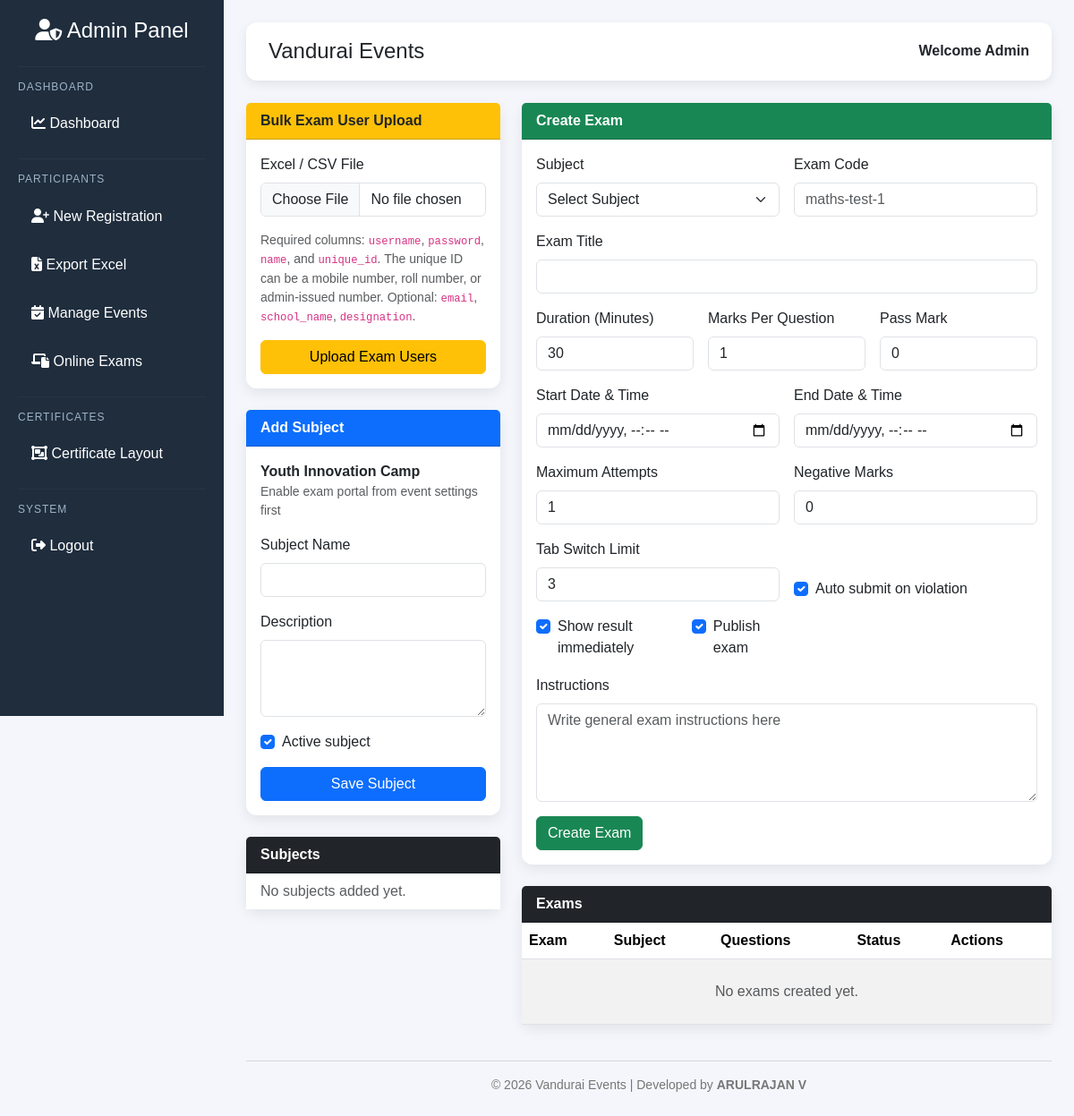
The page /admin/events/3/exams (signed in) on the database as committed earlier.
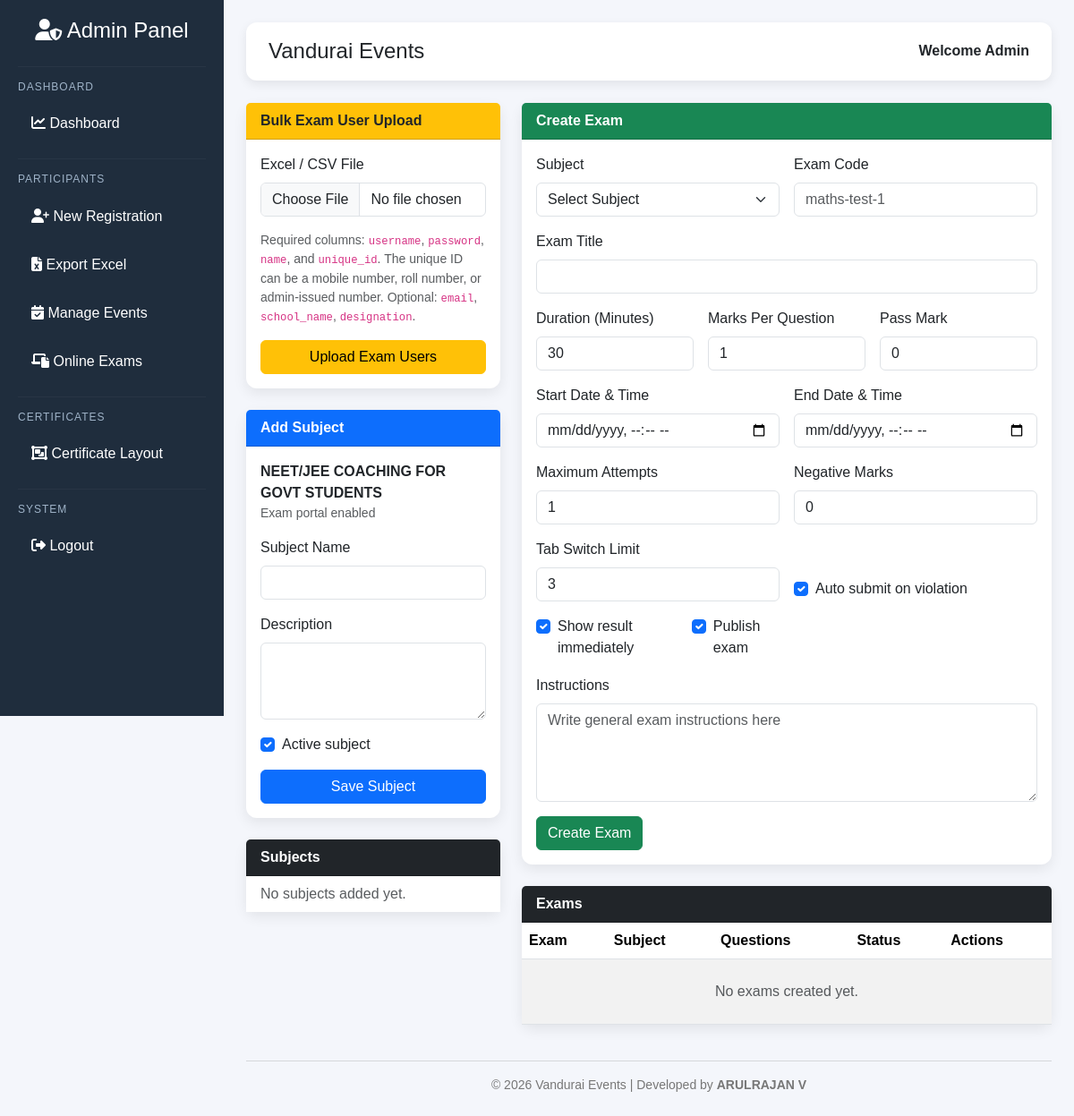
The same page on the database as committed later.
### models.py (models this page shows)
class Event(db.Model):
    __tablename__ = "events"
    id = db.Column(
        db.Integer,
        primary_key=True
    )
    name = db.Column(
        db.String(150),
        nullable=False
    )
    slug = db.Column(
        db.String(160),
        unique=True,
        nullable=False
    )
    description = db.Column(
        db.Text
    )
    registration_type = db.Column(
        db.String(30),
        default="teacher",
        nullable=False
    )
    requires_photo = db.Column(
        db.Boolean,
        default=True,
        nullable=False
    )
    collect_photo = db.Column(
        db.Boolean,
        default=True,
        nullable=False
    )
    collect_email = db.Column(
        db.Boolean,
        default=True,
        nullable=False
    )
    collect_designation = db.Column(
        db.Boolean,
        default=True,
        nullable=False
    )
    collect_subject = db.Column(
        db.Boolean,
        default=True,
        nullable=False
    )
    collect_school_name = db.Column(
        db.Boolean,
        default=True,
        nullable=False
    )
    collect_school_area = db.Column(
        db.Boolean,
        default=True,
        nullable=False
    )
    collect_block = db.Column(
        db.Boolean,
        default=True,
        nullable=False
    )
    marquee_message = db.Column(
        db.String(255)
    )
    payment_enabled = db.Column(
        db.Boolean,
        default=False,
        nullable=False
    )
    payment_amount = db.Column(
        db.Float,
        default=0
    )
    payment_link = db.Column(
        db.String(500)
    )
    payment_notes = db.Column(
        db.Text
    )
    whatsapp_ack_enabled = db.Column(
        db.Boolean,
        default=False,
        nullable=False
    )
    whatsapp_template = db.Column(
        db.Text
    )
    qr_sharing_enabled = db.Column(
        db.Boolean,
        default=True,
        nullable=False
    )
    exam_enabled = db.Column(
        db.Boolean,
        default=False,
        nullable=False
    )
    is_active = db.Column(
        db.Boolean,
        default=True,
        nullable=False
    )
    created_at = db.Column(
        db.DateTime,
        default=datetime.utcnow
    )
    participants = db.relationship(
        "Participant",
        back_populates="event",
        lazy=True
    )
    registration_fields = db.relationship(
        "EventField",
        back_populates="event",
        cascade="all, delete-orphan",
        order_by="EventField.sort_order.asc(), EventField.id.asc()",
        lazy=True
    )
    exam_subjects = db.relationship(
        "ExamSubject",
        back_populates="event",
        cascade="all, delete-orphan",
        order_by="ExamSubject.subject_name.asc()",
        lazy=True
    )
    online_exams = db.relationship(
        "OnlineExam",
        back_populates="event",
        cascade="all, delete-orphan",
        order_by="OnlineExam.created_at.desc()",
        lazy=True
    )

### admin_routes.py (the view, shortened to what this page needs)
@admin_bp.route("/admin/events/<int:event_id>/exams", methods=["GET", "POST"])
def manage_event_exams(event_id):
    if "admin" not in session:
        return redirect(url_for("routes.login"))
    event = Event.query.get_or_404(event_id)
    return render_template(
        "admin/event_exams.html",
        event=event,
        subjects=ExamSubject.query.filter_by(event_id=event.id).order_by(ExamSubject.subject_name.asc()).all(),
        exams=OnlineExam.query.filter_by(event_id=event.id).order_by(OnlineExam.created_at.desc()).all()
    )

### templates/admin/event_exams.html (shortened to what this page needs)
{% extends "admin/admin_base.html" %}
{% block content %}
<div class="row g-4">
    <div class="col-lg-4">
        <div class="card mb-4">
            <div class="card-header bg-warning text-dark">
                Bulk Exam User Upload
            </div>
            <div class="card-body">
                <form method="POST" action="{{ url_for('admin.import_exam_users', event_id=event.id) }}" enctype="multipart/form-data">
                    <div class="mb-3">
                        <label class="form-label">Excel / CSV File</label>
                        <input type="file" name="exam_users_file" class="form-control" accept=".xlsx,.xls,.csv" required>
                    </div>
                    <div class="small text-muted mb-3">
                        Required columns: <code>username</code>, <code>password</code>, <code>name</code>, and <code>unique_id</code>.
                        The unique ID can be a mobile number, roll number, or admin-issued number.
                        Optional: <code>email</code>, <code>school_name</code>, <code>designation</code>.
                    </div>
                    <button class="btn btn-warning w-100">Upload Exam Users</button>
                </form>
            </div>
        </div>
        <div class="card mb-4">
            <div class="card-header bg-primary text-white">
                Add Subject
            </div>
            <div class="card-body">
                <div class="mb-3">
                    <strong>{{ event.name }}</strong>
                    <div class="small text-muted">
                        {% if event.exam_enabled %}Exam portal enabled{% else %}Enable exam portal from event settings first{% endif %}
                    </div>
                </div>
                <form method="POST" action="{{ url_for('admin.add_exam_subject', event_id=event.id) }}">
                    <div class="mb-3">
                        <label class="form-label">Subject Name</label>
                        <input type="text" name="subject_name" class="form-control" required>
                    </div>
                    <div class="mb-3">
                        <label class="form-label">Description</label>
                        <textarea name="description" class="form-control" rows="3"></textarea>
                    </div>
                    <div class="form-check mb-3">
                        <input class="form-check-input" type="checkbox" name="is_active" id="subject_active" checked>
                        <label class="form-check-label" for="subject_active">Active subject</label>
                    </div>
                    <button class="btn btn-primary w-100">Save Subject</button>
                </form>
            </div>
        </div>
        <div class="card">
            <div class="card-header bg-dark text-white">
                Subjects
            </div>
            <div class="card-body p-0">
                <div class="list-group list-group-flush">
                    {% for subject in subjects %}
                    <div class="list-group-item">
                        <div class="d-flex justify-content-between gap-2">
                            <div>
                                <strong>{{ subject.subject_name }}</strong>
                                <div class="small text-muted">{{ subject.exams|length }} exams</div>
                            </div>
                            <div class="text-end">
                                <a href="{{ url_for('admin.edit_exam_subject', subject_id=subject.id) }}" class="btn btn-sm btn-outline-success mb-1">Edit</a>
                                <form method="POST" action="{{ url_for('admin.delete_exam_subject', subject_id=subject.id) }}" class="d-inline">
                                    <button class="btn btn-sm btn-outline-danger mb-1" onclick="return confirm('Delete this subject?')">Delete</button>
                                </form>
                            </div>
                        </div>
                    </div>
                    {% else %}
                    <div class="list-group-item text-muted">No subjects added yet.</div>
                    {% endfor %}
                </div>
            </div>
        </div>
    </div>
    <div class="col-lg-8">
        <div class="card mb-4">
            <div class="card-header bg-success text-white">
                Create Exam
            </div>
            <div class="card-body">
                <form method="POST">
                    <div class="row g-3">
                        <div class="col-md-6">
                            <label class="form-label">Subject</label>
                            <select name="subject_id" class="form-select" required>
                                <option value="">Select Subject</option>
                            </select>
                        </div>
                        <div class="col-md-6">
                            <label class="form-label">Exam Code</label>
                            <input type="text" name="exam_code" class="form-control" placeholder="maths-test-1" required>
                        </div>
                        <div class="col-12">
                            <label class="form-label">Exam Title</label>
                            <input type="text" name="exam_title" class="form-control" required>
                        </div>
                        <div class="col-md-4">
                            <label class="form-label">Duration (Minutes)</label>
                            <input type="number" name="duration_minutes" class="form-control" value="30" min="1">
                        </div>
                        <div class="col-md-4">
                            <label class="form-label">Marks Per Question</label>
                            <input type="number" step="0.5" name="marks_per_question" class="form-control" value="1">
                        </div>
                        <div class="col-md-4">
                            <label class="form-label">Pass Mark</label>
                            <input type="number" step="0.5" name="pass_mark" class="form-control" value="0">
                        </div>
                        <div class="col-md-6">
                            <label class="form-label">Start Date & Time</label>
                            <input type="datetime-local" name="start_at" class="form-control">
                        </div>
                        <div class="col-md-6">
                            <label class="form-label">End Date & Time</label>
                            <input type="datetime-local" name="end_at" class="form-control">
                        </div>
                        <div class="col-md-6">
                            <label class="form-label">Maximum Attempts</label>
                            <input type="number" name="max_attempts" class="form-control" value="1" min="1">
                        </div>
                        <div class="col-md-6">
                            <label class="form-label">Negative Marks</label>
                            <input type="number" step="0.5" name="negative_marks" class="form-control" value="0">
                        </div>
                        <div class="col-md-6">
                            <label class="form-label">Tab Switch Limit</label>
                            <input type="number" name="tab_switch_limit" class="form-control" value="3" min="0">
                        </div>
                        <div class="col-md-6 d-flex align-items-end">
                            <div class="form-check me-3">
                                <input class="form-check-input" type="checkbox" name="auto_submit_on_violation" id="auto_submit_on_violation_create" checked>
                                <label class="form-check-label" for="auto_submit_on_violation_create">Auto submit on violation</label>
                            </div>
                        </div>
                        <div class="col-md-6 d-flex align-items-end">
                            <div class="form-check me-3">
                                <input class="form-check-input" type="checkbox" name="show_result_immediately" id="show_result_immediately" checked>
                                <label class="form-check-label" for="show_result_immediately">Show result immediately</label>
                            </div>
                            <div class="form-check">
                                <input class="form-check-input" type="checkbox" name="is_active" id="exam_active" checked>
                                <label class="form-check-label" for="exam_active">Publish exam</label>
                            </div>
                        </div>
                        <div class="col-12">
                            <label class="form-label">Instructions</label>
                            <textarea name="instructions" class="form-control" rows="4" placeholder="Write general exam instructions here"></textarea>
                        </div>
                    </div>
                    <button class="btn btn-success mt-3">Create Exam</button>
                </form>
            </div>
        </div>
        <div class="card">
            <div class="card-header bg-dark text-white">
                Exams
            </div>
            <div class="card-body p-0">
                <div class="table-responsive">
                    <table class="table table-striped mb-0">
                        <thead>
                            <tr>
                                <th>Exam</th>
                                <th>Subject</th>
                                <th>Questions</th>
                                <th>Status</th>
                                <th>Actions</th>
                            </tr>
                        </thead>
                        <tbody>
                            {% for exam in exams %}
                            <tr>
                                <td>
                                    <strong>{{ exam.exam_title }}</strong>
                                    <div><code>{{ exam.exam_code }}</code></div>
                                    <div class="small text-muted">
                                        {{ exam.duration_minutes }} min | Pass: {{ exam.pass_mark }} | Negative: {{ exam.negative_marks }}
                                    </div>
                                    {% if exam.start_at or exam.end_at %}
                                    <div class="small text-muted">
                                        {% if exam.start_at %}Starts {{ exam.start_at.strftime('%d-%m-%Y %H:%M') }}{% endif %}
                                        {% if exam.start_at and exam.end_at %} | {% endif %}
                                        {% if exam.end_at %}Ends {{ exam.end_at.strftime('%d-%m-%Y %H:%M') }}{% endif %}
                                    </div>
                                    {% endif %}
                                </td>
                                <td>{{ exam.subject.subject_name if exam.subject else "-" }}</td>
                                <td>{{ exam.questions|length }}</td>
                                <td>
                                    {% if exam.is_active %}
                                    <span class="badge bg-success">Published</span>
                                    {% else %}
                                    <span class="badge bg-secondary">Draft</span>
                                    {% endif %}
                                </td>
                                <td>
                                    <a href="{{ url_for('admin.edit_online_exam', exam_id=exam.id) }}" class="btn btn-sm btn-outline-primary mb-1">Manage</a>
                                    <a href="{{ url_for('admin.exam_results', exam_id=exam.id) }}" class="btn btn-sm btn-outline-success mb-1">Results</a>
                                    <form method="POST" action="{{ url_for('admin.delete_online_exam', exam_id=exam.id) }}" class="d-inline">
                                        <button class="btn btn-sm btn-outline-danger mb-1" onclick="return confirm('Delete this exam?')">Delete</button>
                                    </form>
                                </td>
                            </tr>
                            {% else %}
                            <tr>
                                <td colspan="5" class="text-center py-4 text-muted">No exams created yet.</td>
                            </tr>
                            {% endfor %}
                        </tbody>
                    </table>
                </div>
            </div>
        </div>
    </div>
</div>
{% endblock %}

Rows that differ between the two databases and show on the page:
changed Event: name "Youth Innovation Camp" → "NEET/JEE COACHING FOR GOVT STUDENTS"
Other text that changed with them:
text no longer shown: "Enable exam portal from event settings first"
text now shown: "Exam portal enabled"
